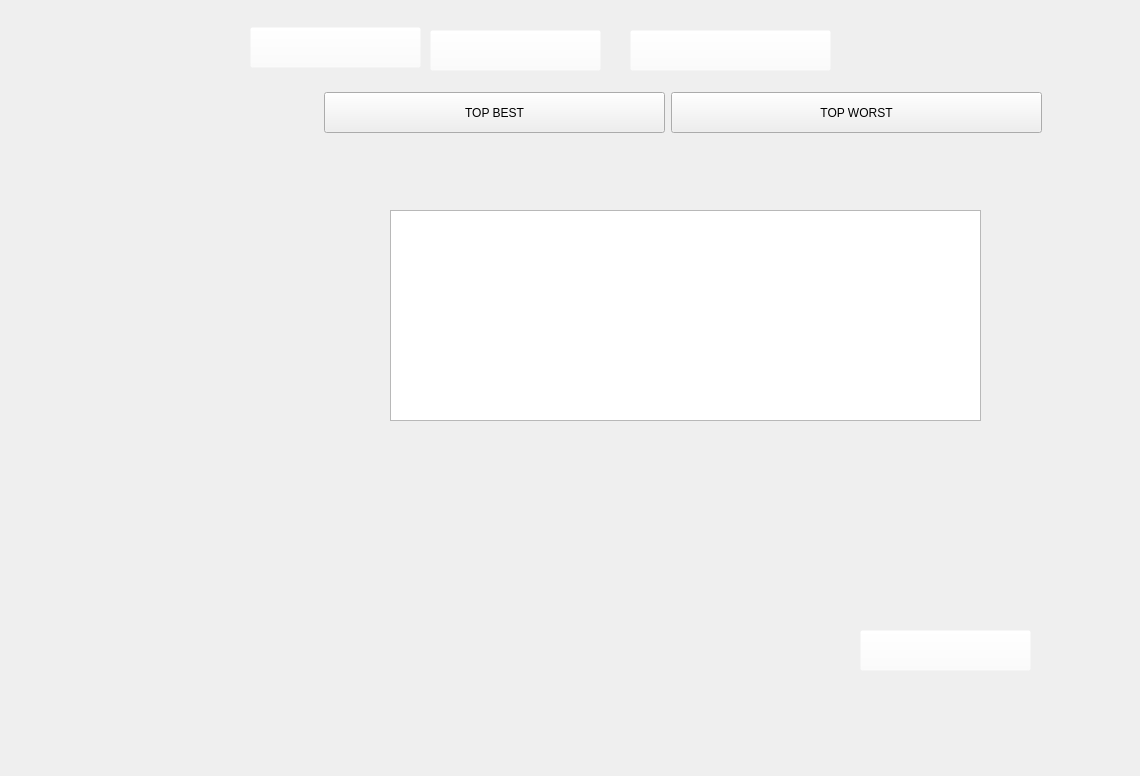
    <widget class="QWidget" name="leader">
     <widget class="QLabel" name="label_12">
      <property name="geometry">
       <rect>
        <x>-50</x>
        <y>-40</y>
        <width>1131</width>
        <height>767</height>
       </rect>
      </property>
      <property name="styleSheet">
       <string notr="true">background:url(&quot;C:/Users/Dhia/Desktop/2eme/IMG_projet/leader1.png&quot;)</string>
      </property>
      <property name="text">
       <string/>
      </property>
     </widget>
     <widget class="QPushButton" name="pushButton_51">
      <property name="geometry">
       <rect>
        <x>250</x>
        <y>27</y>
        <width>171</width>
        <height>41</height>
       </rect>
      </property>
      <property name="styleSheet">
       <string notr="true">background:rgba(255,255,255,0);
border -radius:0px;</string>
      </property>
      <property name="text">
       <string/>
      </property>
     </widget>
     <widget class="QPushButton" name="pushButton_52">
      <property name="geometry">
       <rect>
        <x>430</x>
        <y>30</y>
        <width>171</width>
        <height>41</height>
       </rect>
      </property>
      <property name="styleSheet">
       <string notr="true">background:rgba(255,255,255,0);
border -radius:0px;</string>
      </property>
      <property name="text">
       <string/>
      </property>
     </widget>
     <widget class="QPushButton" name="pushButton_53">
      <property name="geometry">
       <rect>
        <x>860</x>
        <y>630</y>
        <width>171</width>
        <height>41</height>
       </rect>
      </property>
      <property name="styleSheet">
       <string notr="true">background:rgba(255,255,255,0);
border -radius:0px;</string>
      </property>
      <property name="text">
       <string/>
      </property>
     </widget>
     <widget class="QPushButton" name="pushButton_54">
      <property name="geometry">
       <rect>
        <x>630</x>
        <y>30</y>
        <width>201</width>
        <height>41</height>
       </rect>
      </property>
      <property name="styleSheet">
       <string notr="true">background:rgba(255,255,255,0);
border -radius:0px;</string>
      </property>
      <property name="text">
       <string/>
      </property>
     </widget>
     <widget class="QPushButton" name="pushButton_55">
      <property name="geometry">
       <rect>
        <x>324</x>
        <y>92</y>
        <width>341</width>
        <height>41</height>
       </rect>
      </property>
      <property name="styleSheet">
       <string notr="true"/>
      </property>
      <property name="text">
       <string>TOP BEST</string>
      </property>
     </widget>
     <widget class="QPushButton" name="pushButton_56">
      <property name="geometry">
       <rect>
        <x>671</x>
        <y>92</y>
        <width>371</width>
        <height>41</height>
       </rect>
      </property>
      <property name="styleSheet">
       <string notr="true"/>
      </property>
      <property name="text">
       <string>TOP WORST</string>
      </property>
     </widget>
     <widget class="QTableView" name="tableView_3">
      <property name="geometry">
       <rect>
        <x>390</x>
        <y>210</y>
        <width>591</width>
        <height>211</height>
       </rect>
      </property>
     </widget>
    </widget>
